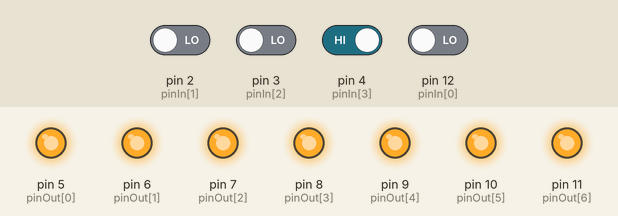
Bench run of a sketch on a simulated Arduino Uno, built with avr-gcc and run on an emulated ATmega328P. On the bench: output pins drawn as LEDs (lit = HIGH). The test bench sets the inputs (shaded band); at power-on: pin 4 (pinIn[3]) HIGH, pin 2 (pinIn[1]), pin 3 (pinIn[2]), pin 12 (pinIn[0]) LOW.

Above: at 1.2 s.
1.3 s: pin 4 (pinIn[3]) driven LOW
At 2.2 s:
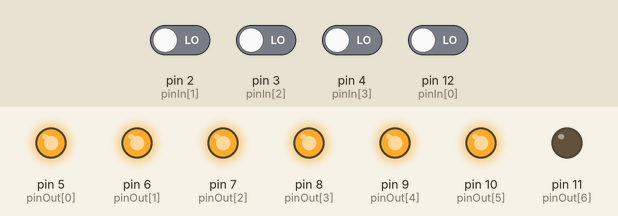
2.8 s: pin 2 (pinIn[1]) driven HIGH
At 3.3 s:
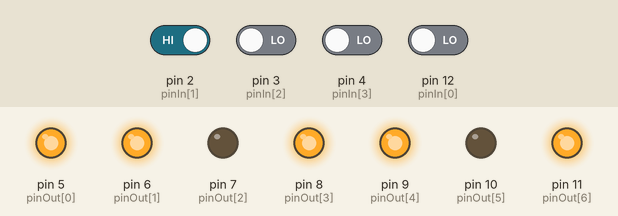
4.3 s: pin 3 (pinIn[2]) driven HIGH
At 5.5 s:
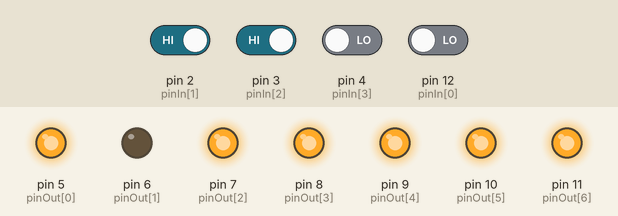
5.8 s: pin 12 (pinIn[0]) driven HIGH
At 6.8 s:
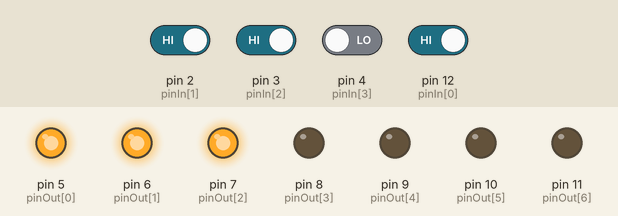
7.3 s: pin 2 (pinIn[1]) driven LOW
At 7.9 s:
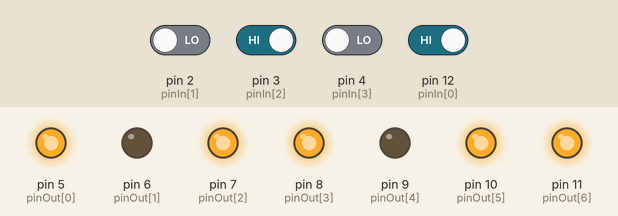
8.8 s: pin 3 (pinIn[2]) driven LOW
At 9.1 s:
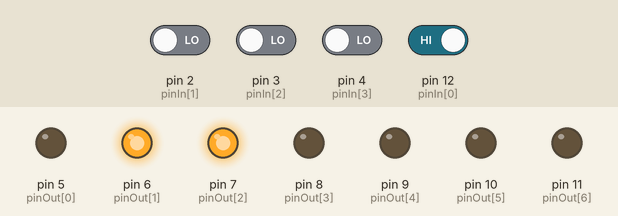
Timing chart, 0 to 11.3 s (numbered marks = the images above; inputs shaded):
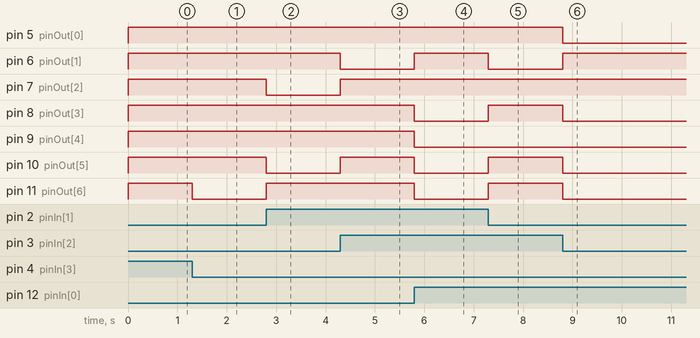

The sketch:

binary_2_decimal.ino
```cpp
int pinIn[]={12,2,3,4};
int pinOut[]= {5,6,7,8,9,10,11};
bool pal1 = false;
bool pal2 = false;
bool pal3 = false;
bool pal4 = false;

void setup()
{
  for(int i = 0; i < 4; i++){
    pinMode(pinIn[i], INPUT);
  }
  for(int i = 0; i < 7; i++){
    pinMode(pinOut[i], OUTPUT);
  }
}

void loop()
{
  pal1 = digitalRead(4);
  pal2 = digitalRead(3);
  pal3 = digitalRead(2);
  pal4 = digitalRead(12);
  if((pal1 == false) && (pal2 == false) && (pal3 == false) && (pal4 == false)){
  	digitalWrite(5, HIGH);
    digitalWrite(6, HIGH);
    digitalWrite(7, HIGH);
    digitalWrite(8, HIGH);
    digitalWrite(9, HIGH);
    digitalWrite(10, HIGH);
    digitalWrite(11, LOW);
  }
    if((pal1 == false) && (pal2 == false) && (pal3 == false) && (pal4 == true)){
  	digitalWrite(5, LOW);
    digitalWrite(6, HIGH);
    digitalWrite(7, HIGH);
    digitalWrite(8, LOW);
    digitalWrite(9, LOW);
    digitalWrite(10, LOW);
    digitalWrite(11, LOW);
  }
    if((pal1 == false) && (pal2 == false) && (pal3 == true) && (pal4 == false)){
  	digitalWrite(5, HIGH);
    digitalWrite(6, HIGH);
    digitalWrite(7, LOW);
    digitalWrite(8, HIGH);
    digitalWrite(9, HIGH);
    digitalWrite(10, LOW);
    digitalWrite(11, HIGH);
  }
    if((pal1 == false) && (pal2 == false) && (pal3 == true) && (pal4 == true)){
  	digitalWrite(5, HIGH);
    digitalWrite(6, HIGH);
    digitalWrite(7, HIGH);
    digitalWrite(8, HIGH);
    digitalWrite(9, LOW);
    digitalWrite(10, LOW);
    digitalWrite(11, HIGH);
  }
    if((pal1 == false) && (pal2 == true) && (pal3 == false) && (pal4 == false)){
  	digitalWrite(5, LOW);
    digitalWrite(6, HIGH);
    digitalWrite(7, HIGH);
    digitalWrite(8, LOW);
    digitalWrite(9, LOW);
    digitalWrite(10, HIGH);
    digitalWrite(11, HIGH);
  }
    if((pal1 == false) && (pal2 == true) && (pal3 == false) && (pal4 == true)){
  	digitalWrite(5, HIGH);
    digitalWrite(6, LOW);
    digitalWrite(7, HIGH);
    digitalWrite(8, HIGH);
    digitalWrite(9, LOW);
    digitalWrite(10, HIGH);
    digitalWrite(11, HIGH);
  }
    if((pal1 == false) && (pal2 == true) && (pal3 == true) && (pal4 == false)){
  	digitalWrite(5, HIGH);
    digitalWrite(6, LOW);
    digitalWrite(7, HIGH);
    digitalWrite(8, HIGH);
    digitalWrite(9, HIGH);
    digitalWrite(10, HIGH);
    digitalWrite(11, HIGH);
  }
    if((pal1 == false) && (pal2 == true) && (pal3 == true) && (pal4 == true)){
  	digitalWrite(5, HIGH);
    digitalWrite(6, HIGH);
    digitalWrite(7, HIGH);
    digitalWrite(8, LOW);
    digitalWrite(9, LOW);
    digitalWrite(10, LOW);
    digitalWrite(11, LOW);
  }
    if((pal1 == true) && (pal2 == false) && (pal3 == false) && (pal4 == false)){
  	digitalWrite(5, HIGH);
    digitalWrite(6, HIGH);
    digitalWrite(7, HIGH);
    digitalWrite(8, HIGH);
    digitalWrite(9, HIGH);
    digitalWrite(10, HIGH);
    digitalWrite(11, HIGH);
  }
    if((pal1 == true) && (pal2 == false) && (pal3 == false) && (pal4 == true)){
  	digitalWrite(5, HIGH);
    digitalWrite(6, HIGH);
    digitalWrite(7, HIGH);
    digitalWrite(8, HIGH);
    digitalWrite(9, LOW);
    digitalWrite(10, HIGH);
    digitalWrite(11, HIGH);
  }
}
```

Measured:
- after the input at 1.3 s, pin 11 (pinOut[6]): HIGH → LOW at once
- after the input at 2.8 s, pin 7 (pinOut[2]), pin 10 (pinOut[5]): HIGH → LOW at once; pin 11 (pinOut[6]): LOW → HIGH at once
- after the input at 4.3 s, pin 6 (pinOut[1]): HIGH → LOW at once; pin 7 (pinOut[2]), pin 10 (pinOut[5]): LOW → HIGH at once
- after the input at 5.8 s, pin 6 (pinOut[1]): LOW → HIGH at once; pin 8 (pinOut[3]), pin 9 (pinOut[4]), pin 10 (pinOut[5]), pin 11 (pinOut[6]): HIGH → LOW at once
- after the input at 7.3 s, pin 6 (pinOut[1]): HIGH → LOW at once; pin 8 (pinOut[3]), pin 10 (pinOut[5]), pin 11 (pinOut[6]): LOW → HIGH at once
- after the input at 8.8 s, pin 5 (pinOut[0]), pin 8 (pinOut[3]), pin 10 (pinOut[5]), pin 11 (pinOut[6]): HIGH → LOW at once; pin 6 (pinOut[1]): LOW → HIGH at once
